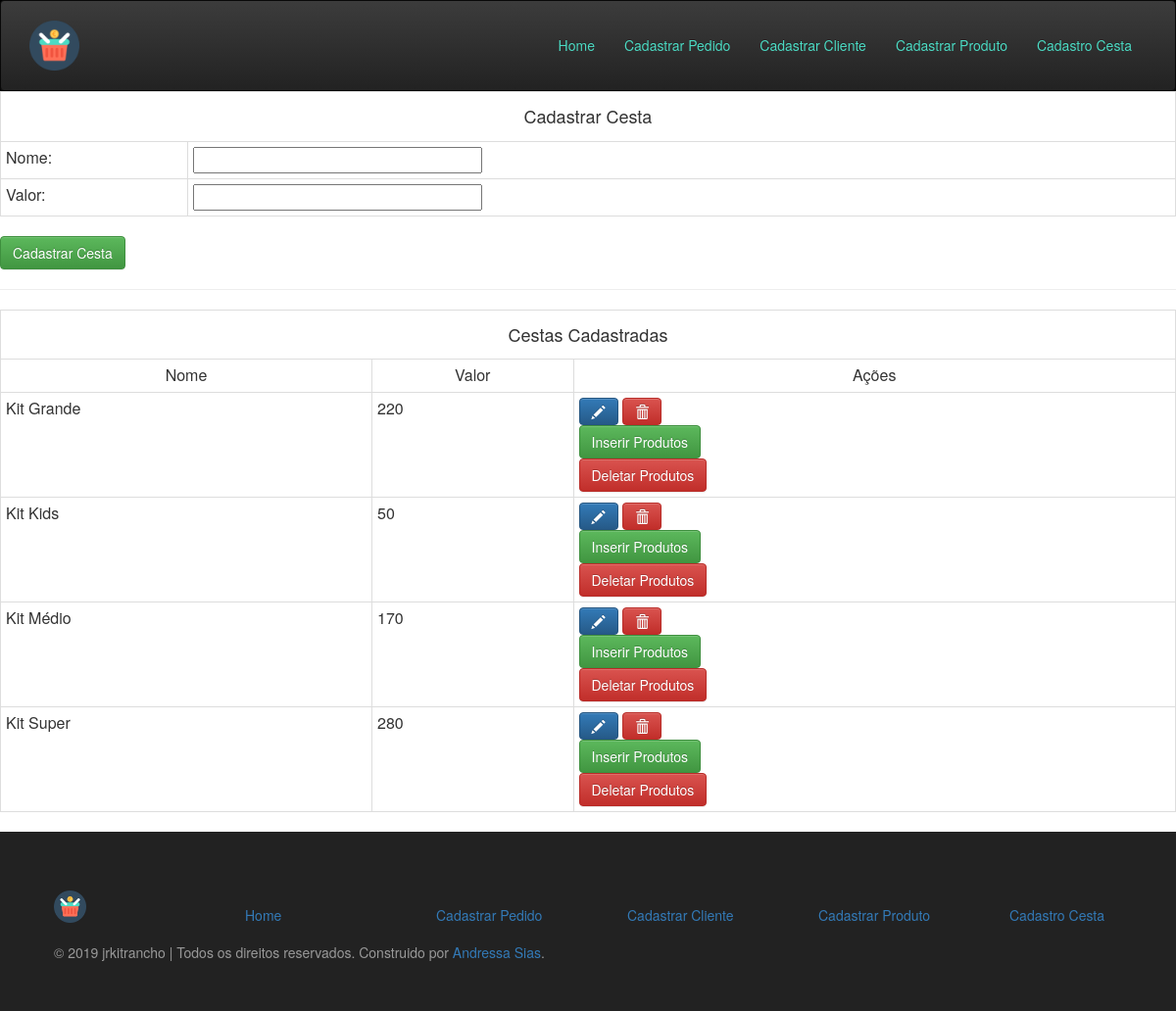
/index.php?pg=cesta, run on the app's committed database.
### tables this page shows
CREATE TABLE `cesta` (
  `id_cesta` int(5) UNSIGNED NOT NULL,
  `nome` varchar(255) NOT NULL,
  `valor` float NOT NULL
);

### inc.cesta.php (the view, shortened to what this page needs)
<?php
	$acao='insert';
	if (isset($_REQUEST['id_update']) and !empty($_REQUEST['id_update'])) {
		$id_cesta = $_REQUEST['id_update'] ;
	}else{
		$id_cesta = 0;
	}
	$nome = '';
   	$valor = '';
	if($acao=='insert'){
		$valor_botao = 'Cadastrar';
	}else if($acao=='update'){
	   $valor_botao = 'Alterar';
	}
echo '
<form action="acao.cesta.php" method="POST">
	<table class=" table table-condensed table striped table-bordered table-hover" border="0" 	>
		<input type="hidden" name="acao" value="'.$acao.'">
		<input type="hidden" name="id_cesta" value="'.$id_cesta.'">
		<tr>
			<td colspan="2" align="center"><h4>'.$valor_botao.' Cesta</h4></td>
		</tr>
		<tr>
			<td>Nome:</td>
			<td><input type="text" name="nome" value="'.$nome.'" size="30"></td>
		</tr>
		<tr>
			<td>Valor:</td>
			<td><input type="text" name="valor" value="'.$valor.'" size="30"></td>
		</tr>
	</table>
	<input type="submit" name="cadastrar" value="'.$valor_botao.' Cesta" class="btn btn-success">
</form>';
?>
<hr>
<table class="table table-condensed table striped table-bordered table-hover" border="1px">
		<tr>
			<td colspan="3" align="center"><h4>Cestas Cadastradas</h4></td>
		</tr>
		<tr align="center">
			<td>Nome</td>
			<td>Valor</td>
			<td>Ações</td>
		</tr>
		<?php
			$query= 'SELECT id_cesta, nome, valor
					FROM cesta
					ORDER BY nome';
			$res = mysql_query($query,$link);
			$qtd = mysql_num_rows($res);
			if($qtd>0){
				while($linha = mysql_fetch_assoc($res)){
					echo '<tr>';
						echo '<td>'.$linha['nome'].'</td>';
						echo '<td>'.$linha['valor'].'</td>';
						echo '<td>
			    <a href="index.php?pg=cesta&id_update='.$linha['id_cesta'].'" class="btn btn-primary"><span class="glyphicon glyphicon-pencil" aria-hidden="true"></a>
			    <a href="acao.cesta.php?acao=delete&id_cesta='.$linha['id_cesta'].'" class="btn btn-danger"><span class="glyphicon glyphicon-trash" aria-hidden="true"></a>';
			    echo '<form action="index.php?pg=itemcesta" method="POST">
				<input type="hidden" name="acao" value="insert">
				<input type="hidden" name="id_cesta" value="'.$linha['id_cesta'].'">
				<input type="submit" name="cadastrar" value="Inserir Produtos" class="btn btn-success">
				</form>';
				echo '<form action="index.php?pg=itemcesta" method="POST">
				<input type="hidden" name="acao" value="delete">
				<input type="hidden" name="id_cesta" value="'.$linha['id_cesta'].'">
				<input type="submit" name="deletar" value="Deletar Produtos" class="btn btn-danger">
				</form>';
				echo '</tr>';
				}
			}else{
				echo '<tr align="center">
				<td colspan="3">Nenhum registro para listar</td>
				</tr>';
			}
		?>
	</table>

### css/style.css (style rules this page uses)
* { margin:0; padding: 0; }

### data on the page
cesta: nome "Kit Grande", valor "220"
cesta: nome "Kit Kids", valor "50"
cesta: nome "Kit Médio", valor "170"
cesta: nome "Kit Super", valor "280"

### other printed values
$valor_botao "Cadastrar"
